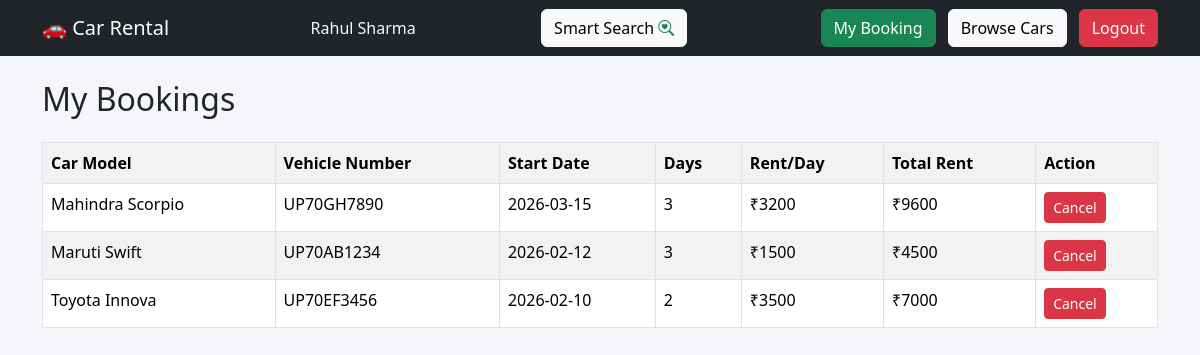
The page /my_bookings.php (signed in) on the database its author committed.
### tables this page shows
CREATE TABLE `bookings` (
  `id` int(11) NOT NULL,
  `customer_id` int(11) DEFAULT NULL,
  `car_id` int(11) DEFAULT NULL,
  `start_date` date DEFAULT NULL,
  `end_date` date DEFAULT NULL,
  `days` int(11) DEFAULT NULL,
  `created_at` timestamp NOT NULL DEFAULT current_timestamp()
);

CREATE TABLE `cars` (
  `id` int(11) NOT NULL,
  `agency_id` int(11) DEFAULT NULL,
  `model` varchar(100) DEFAULT NULL,
  `vehicle_number` varchar(50) DEFAULT NULL,
  `seating_capacity` int(11) DEFAULT NULL,
  `rent_per_day` int(11) DEFAULT NULL,
  `created_at` timestamp NOT NULL DEFAULT current_timestamp()
);

### my_bookings.php (the view)
<?php
include "config/db.php";
include "includes/header.php";
$customer_id = $_SESSION['user_id'];
$sql = "SELECT bookings.*, cars.model, cars.vehicle_number, cars.rent_per_day
        FROM bookings
        JOIN cars ON bookings.car_id = cars.id
        WHERE bookings.customer_id='$customer_id'
        ORDER BY bookings.id DESC";
$result = mysqli_query($conn, $sql);
?>
<h2 class="mb-4">My Bookings</h2>
<table class="table table-bordered table-striped">
    <tr>
        <th>Car Model</th>
        <th>Vehicle Number</th>
        <th>Start Date</th>
        <th>Days</th>
        <th>Rent/Day</th>
        <th>Total Rent</th>
        <th>Action</th>
    </tr>
    <?php while ($row = mysqli_fetch_assoc($result)) { ?>
        <tr>
            <td><?php echo $row['model']; ?></td>
            <td><?php echo $row['vehicle_number']; ?></td>
            <td><?php echo $row['start_date']; ?></td>
            <td><?php echo $row['days']; ?></td>
            <td>₹<?php echo $row['rent_per_day']; ?></td>
            <td>₹<?php echo $row['days'] * $row['rent_per_day']; ?></td>
            <td>
                <a href="cancel_booking.php?car_id=<?php echo $row['car_id']; ?>"
                    class="btn btn-danger btn-sm">
                    Cancel
                </a>
            </td>
        </tr>
    <?php } ?>
</table>
<?php include "includes/footer.php"; ?>

### css/style.css (style rules this page uses)
body { background: #f4f6f9; }
h1, h2 { margin-bottom: 20px; }

### rows shown on the page
bookings: car.model "Mahindra Scorpio", car.vehicle_number "UP70GH7890", start_date "2026-03-15", days "3", car.rent_per_day "3200", $row['days']*$row['rent_per_day'] "9600"
bookings: car.model "Maruti Swift", car.vehicle_number "UP70AB1234", start_date "2026-02-12", days "3", car.rent_per_day "1500", $row['days']*$row['rent_per_day'] "4500"
bookings: car.model "Toyota Innova", car.vehicle_number "UP70EF3456", start_date "2026-02-10", days "2", car.rent_per_day "3500", $row['days']*$row['rent_per_day'] "7000"

### other values the page prints
$_SESSION['user_name'] "Rahul Sharma"
